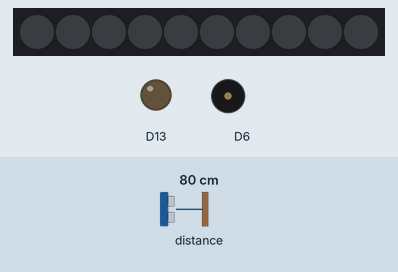
Simulated run of this sketch. Board: Adafruit Circuit Playground Express. On the bench: 10 RGB LEDs in strip order, left to right, output pins drawn as LEDs (lit = HIGH), buzzer (waves = sounding). The inputs (shaded band) are chosen by the test bench; at power-on: distance to the obstacle 80 cm. Dim RGB values are drawn brighter than linear.

Above: at 1.2 s.
1.3 s: distance to the obstacle set to 39 cm
At 1.54 s:
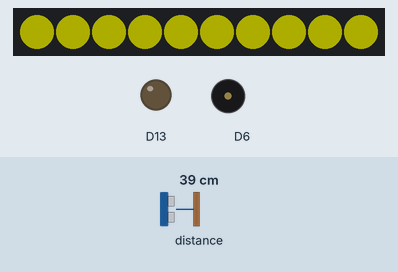
4.1 s: distance to the obstacle set to 32 cm
At 4.34 s:
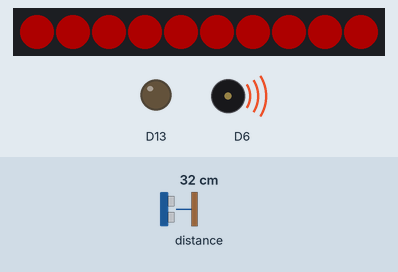
6.5 s: distance to the obstacle set to 60 cm
At 7.5 s:
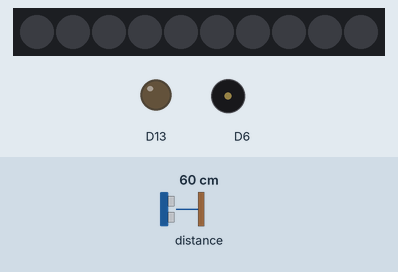
8.1 s: distance to the obstacle set to 2 cm
At 8.56 s:
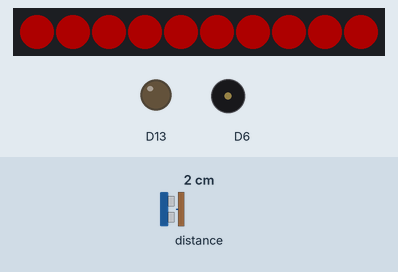
11.0 s: distance to the obstacle set to 120 cm
At 11.5 s:
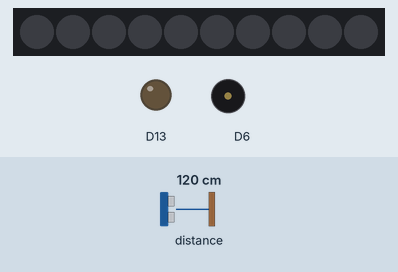
Timing chart, 0 to 13.6 s (numbered marks = the images above; inputs shaded):
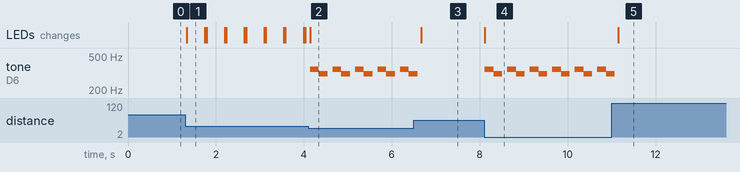

The sketch:

personal-space-meter.ino
```cpp
#include <Adafruit_CircuitPlayground.h>
#include "Adafruit_VL53L0X.h"
#include "pitches.h"

#define ROTATION_RATE   75    // lower is faster

Adafruit_VL53L0X lox = Adafruit_VL53L0X();

int colorIndex;
int startIndex;

unsigned long previousMillis = 0;        // will store last time tone was updated

unsigned long interval = 400;           // interval at which to play tone (milliseconds)
unsigned long currentMillis;
///////////////////////////////////////////////////////////////////////////////
void setup() {
  CircuitPlayground.begin();
  CircuitPlayground.setBrightness(50);

  // Start at the beginning
  startIndex = 0;
//  Serial.begin(115200);

  // wait until serial port opens for native USB devices
//  while (! Serial) {
//    delay(1);
//  }

//  Serial.println("Adafruit VL53L0X test");
//  Serial.println("oh hai");
  if (!lox.begin()) {
//    Serial.println(F("Failed to boot VL53L0X"));
    while(1);
  }
  // power
//  Serial.println(F("VL53L0X API Simple Ranging example\n\n"));
}


void loop() {
    VL53L0X_RangingMeasurementData_t measure;
//    Serial.println(measure.RangeMilliMeter);

  // Turn off all the NeoPixels
  CircuitPlayground.clearPixels();

  measure.RangeMilliMeter;
  lox.rangingTest(&measure, false); // pass in 'true' to get debug data printout!

  if (measure.RangeStatus != 4 && measure.RangeMilliMeter < 600) {  // phase failures have incorrect data
    // GETTING CLOSE
    if (measure.RangeMilliMeter > 350 && measure.RangeMilliMeter < 500) {
      // flash yellow!
      CircuitPlayground.setBrightness(50);
      for (int pixel=0; pixel<10; pixel++) {
        CircuitPlayground.setPixelColor(pixel, 0xFFFF00);
        colorIndex++;
        if (colorIndex > 9) colorIndex = 0;
      }
    }

    // TOO CLOSE
    if (measure.RangeMilliMeter <= 350 ) {
      // flash red and beep!
      CircuitPlayground.setBrightness(50);
      for (int pixel=0; pixel<10; pixel++) {
        CircuitPlayground.setPixelColor(pixel, 0xFF0000);
        colorIndex++;
        if (colorIndex > 9) colorIndex = 0;
      }

       currentMillis = millis();

      if (currentMillis - previousMillis >= interval) {
        // save the last time you play tone
        previousMillis = currentMillis;

          CircuitPlayground.playTone(NOTE_F4,200);
          CircuitPlayground.playTone(NOTE_DS4,200);
      }
    }
  } if (measure.RangeMilliMeter > 500 && measure.RangeMilliMeter < 600)  {
      // flash green!
      CircuitPlayground.setBrightness(50);
      for (int pixel=0; pixel<10; pixel++) {
        CircuitPlayground.setPixelColor(pixel, 0x008000);
        colorIndex++;
        if (colorIndex > 9) colorIndex = 0;
      }
  }
    // Increment start index into color array
    startIndex++;

    // Check value and reset if necessary
    if (startIndex > 9) startIndex = 0;

    // Wait a little bit so we don't spin too fast
    delay(ROTATION_RATE);
 }
```

Measured:
- the behaviour switches between 36 and 35 cm on distance to the obstacle (found by bisection; images 1 and 2)
- after the input at 1.3 s, the LEDs: change at once (image 1)
- after the input at 4.1 s, tone on D6: silent → 349 Hz at once, then repeats every 0.51 s: 311 Hz 0.20 s, silent 0.11 s, 349 Hz 0.20 s; the LEDs: change at once (image 2)
- after the input at 6.5 s, tone on D6: goes on until 6.6 s, then stays silent; the LEDs: change after 0.17 s (image 3)
- after the input at 8.1 s, tone on D6: silent → 349 Hz at once, then repeats every 0.51 s: 311 Hz 0.20 s, silent 0.11 s, 349 Hz 0.20 s; the LEDs: change at once (image 4)
- after the input at 11.0 s, tone on D6: goes on until 11.1 s, then stays silent; the LEDs: change after 0.15 s (image 5)
- what the display in image 1 shows lasts 0.5 s, from 1.3 s to 1.8 s
